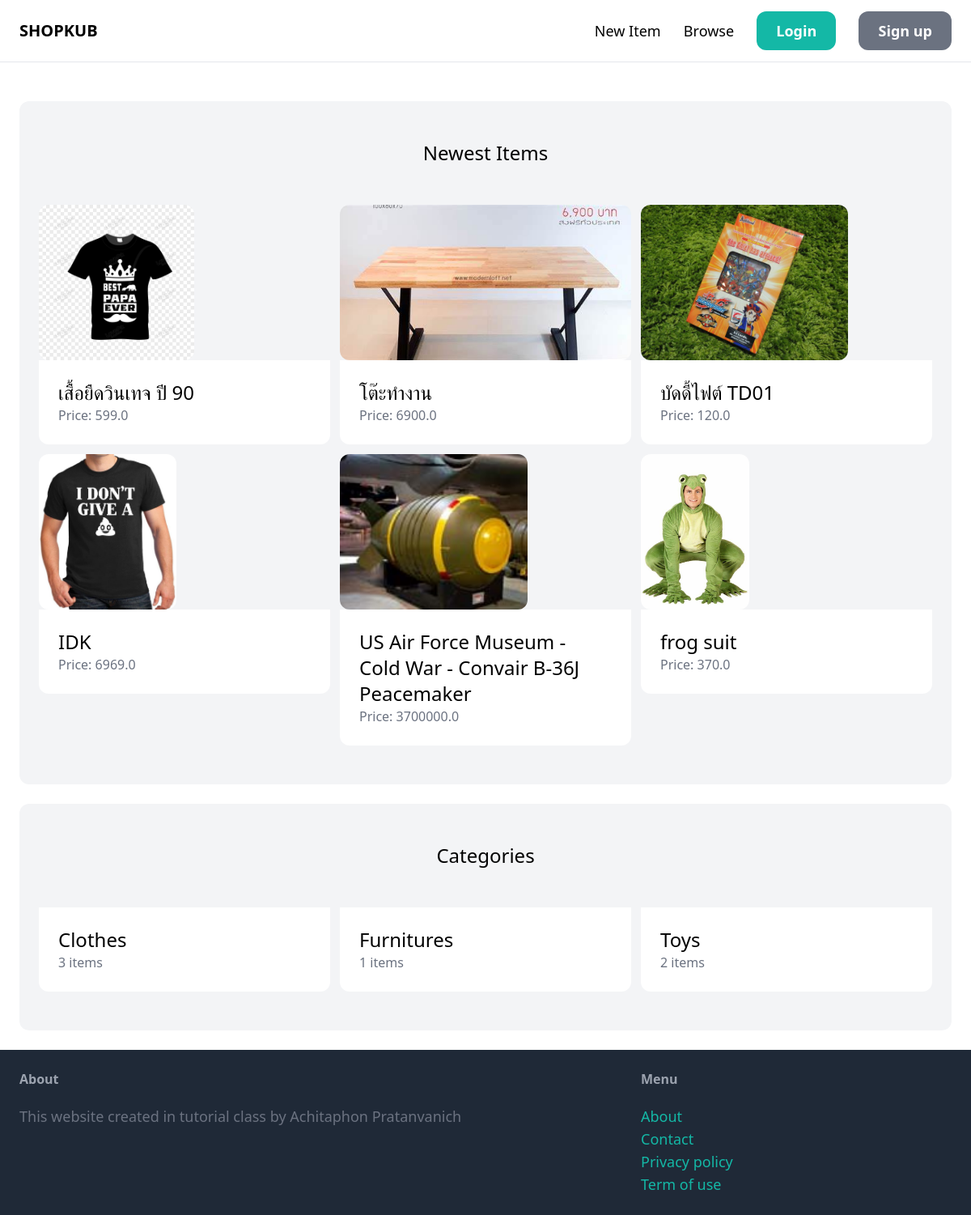
The app's page /, older data.
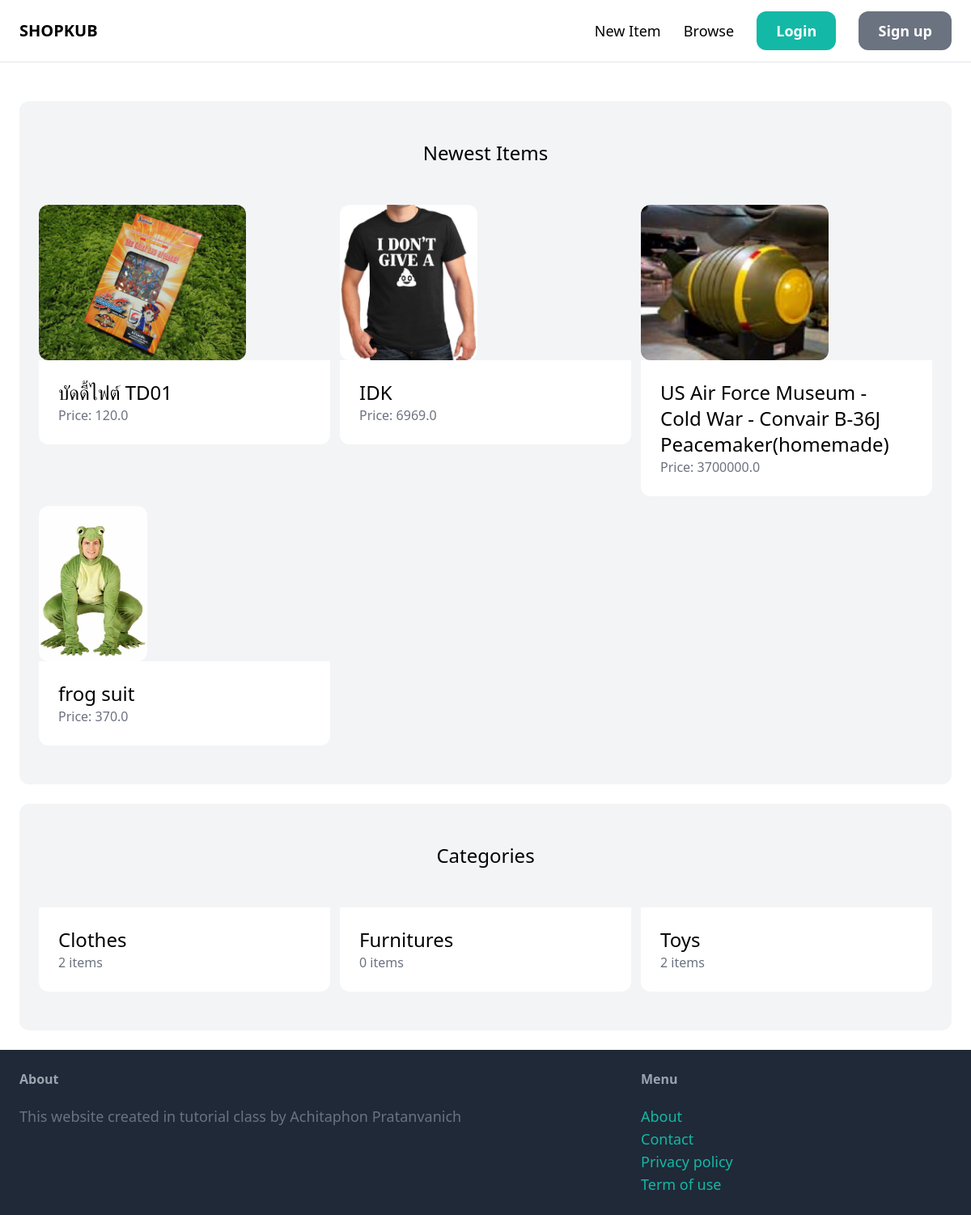
The same page, newer data.
### item/models.py (models this page shows, shortened)
class Item(models.Model):
    category = models.ForeignKey(Category, related_name="items", on_delete=models.CASCADE)
    name = models.CharField(max_length=255)
    description = models.TextField(blank=True, null=True)
    price = models.FloatField()
    image = models.ImageField(upload_to="item_images", blank=True, null=True)
    is_sold = models.BooleanField(default=False)
    created_by = models.ForeignKey(User, related_name="items", on_delete=models.CASCADE)
    created_at = models.DateTimeField(auto_now_add=True)

class Category(models.Model):
    name = models.CharField(max_length=255)
    class Meta:
        ordering = ("name", )
        verbose_name_plural = "Categories"

### core/views.py (the view)
# urls.py: path('', views.index, name="index"),
def index(request):
    items = Item.objects.filter(is_sold=False)[:6]
    categories = Category.objects.all()
    return render(request, "core/index.html", {
        "categories": categories,
        "items": items
    })

### core/templates/core/index.html (shortened to what this page needs)
{% extends 'core/base.html' %}
{% block content %}
    <div class="mt-6 px-6 py-12 bg-gray-100 rounded-xl">
        <h2 class="mb-12 text-2xl text-center">Newest Items</h2>
        <div class="grid grid-cols-3 gap-3">
            {% for item in items %}
            <a href="{% url 'item:detail' item.id %}">
                <div>
                    <img src="{{item.image.url}}" class="rounded-xl object-cover h-48">
                </div>
                <div class="p-6 bg-white rounded-b-xl">
                    <h2 class="text-2xl"> {{item.name}} </h2>
                    <p class="text-gray-500"> Price: {{item.price}} </p>
                </div>
            </a>
            {% endfor %}
        </div>
    </div>
    <div class="mt-6 px-6 py-12 bg-gray-100 rounded-xl">
        <h2 class="mb-12 text-2xl text-center">Categories</h2>
        <div class="grid grid-cols-3 gap-3">
            {% for category in categories %}
            <a href="#">
                <div class="p-6 bg-white rounded-b-xl">
                    <h2 class="text-2xl"> {{category.name}} </h2>
                    <p class="text-gray-500"> {{category.items.count}} items</p>
                </div>
            </a>
            {% endfor %}
        </div>
    </div>
{% endblock %}

Row changes from the older to the newer data that the page shows:
removed Item: image (picture), name "เสื้อยืดวินเทจ ปี 90", price "599.0"
removed Item: image (picture), name "โต๊ะทำงาน", price "6900.0"
changed Item: name "US Air Force Museum - Cold War - Convair B-36J Peacemaker" → "US Air Force Museum - Cold War - Convair B-36J Peacemaker(homemade)"
computed for Category "Clothes": items.count "3" → "2"
computed for Category "Furnitures": items.count "1" → "0"
